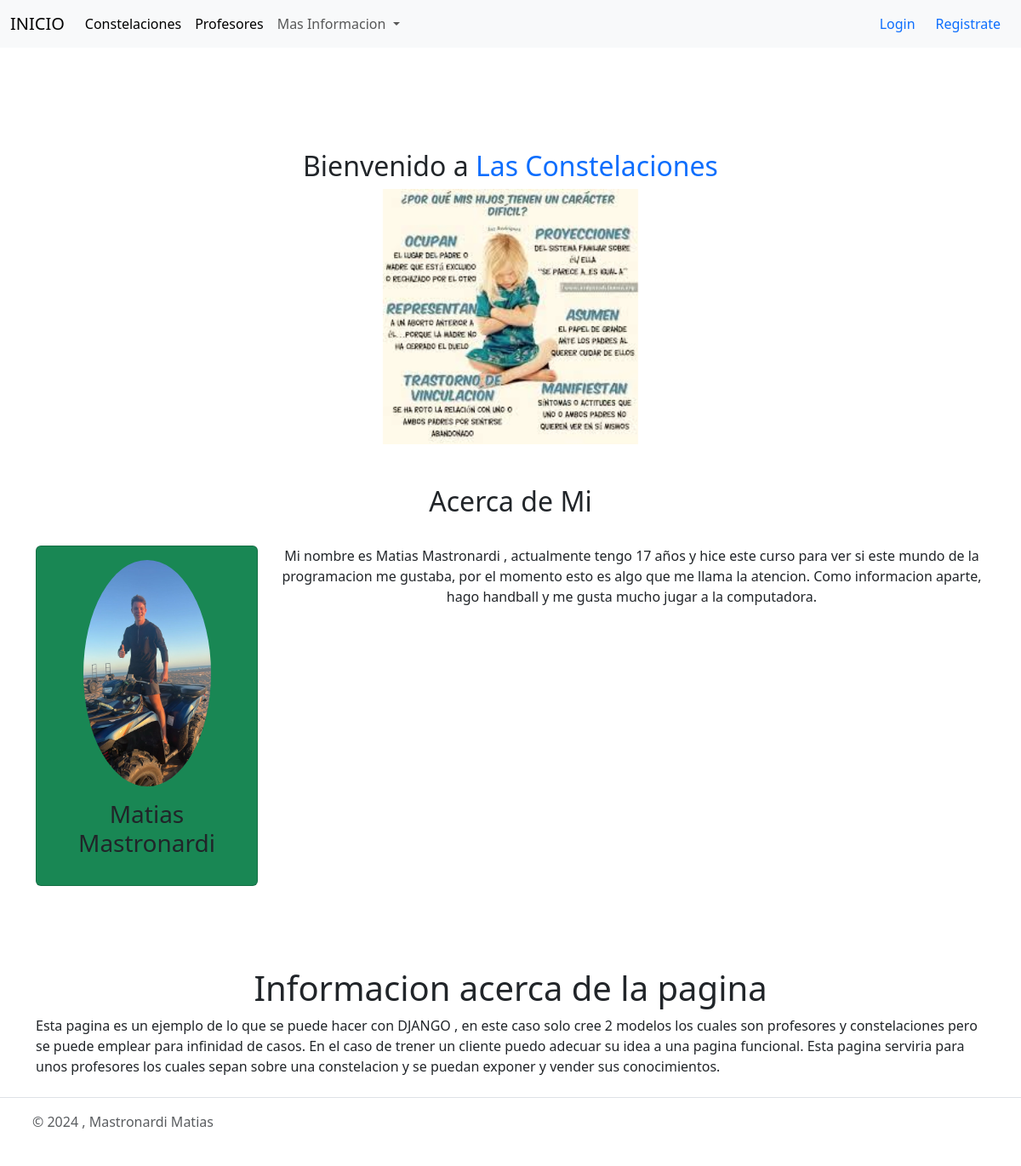
The app's page /, older data.
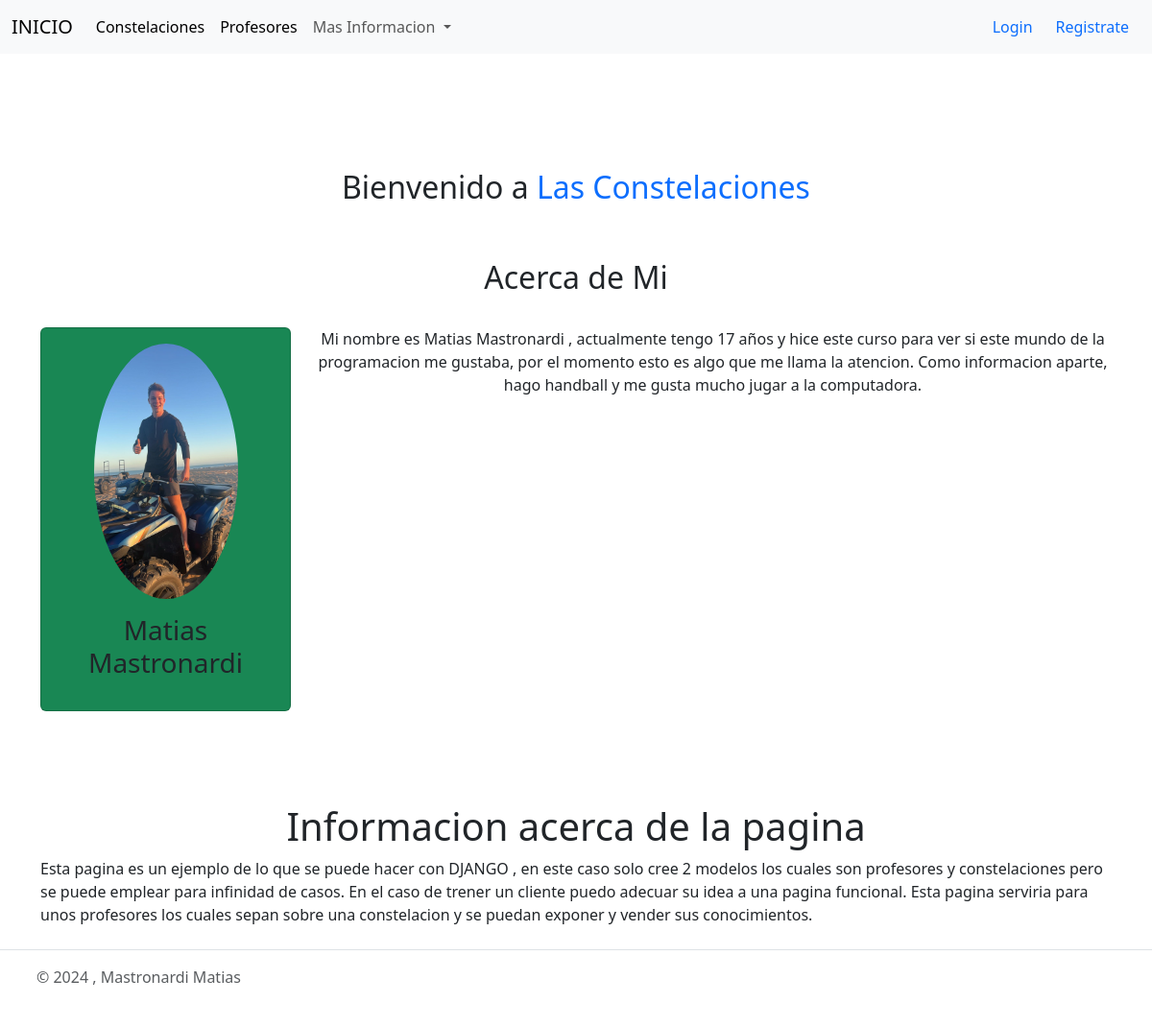
The same page, newer data.
### app/models.py (models this page shows, shortened)
class Constelaciones(models.Model):
    constelaciondisponibles = (
        ('Relación padres-hijos', 'relación padres-hijos'),
        ('Pareja', 'pareja'),
        ('Excluidos', 'excluidos'),
        ('Divorcios o separaciones', 'divorcios o separaciones'),
        ('Trabajo', 'trabajo'),
        ('Guerras', 'guerras'),
        ('Muertes tempranas', 'muertes tempranas'),
        ('otros', 'Otros'),
    )
    usuario = models.ForeignKey(User, on_delete=models.CASCADE, null=True, blank=True)
    titulo = models.CharField(max_length=200)
    constelacion = models.CharField(max_length=40, choices=constelaciondisponibles, default='Pareja')
    profesor = models.CharField(max_length=40)
    descripcion = models.TextField(null=True, blank=True)
    precio = models.DecimalField(max_digits=10, decimal_places=2)
    fechaPublicacion = models.DateTimeField(auto_now_add=True)
    telefonoContacto = models.IntegerField()
    emailContacto = models.EmailField()
    imagendeconstelacion = models.ImageField(null=True, blank=True, upload_to="imagenes/")
    class Meta:
        ordering = ['usuario', '-fechaPublicacion']

### app/views.py (the view)
# urls.py: path('' , iniciovista.as_view() , name= 'Inicio' ),
class iniciovista(TemplateView):
    template_name = "Inicio.html"
    def get_context_data(self, **kwargs):
        context = super().get_context_data(**kwargs)
        context['profesores'] = Profesores.objects.all()
        context['constelaciones'] = Constelaciones.objects.all()
        return context

### app/templates/Inicio.html (shortened to what this page needs)
{% extends 'Padre.html' %}
{% load static %}
{% block content %}
    <br>
    <br>
    <br>
    <section id="home" class="text-dark p-5 p-lg-0 pt-lg-5 text-center text-sm-start">
        <div class="container text-center">
            <div class="">
                <div>
                    <h2>Bienvenido a <span class="text-primary">Las Constelaciones</span></h2>
                </div>
            </div>
        </div>
    </section>
    <div class = "container " >
        <div id="carouselExample" class="carousel slide" data-bs-ride="carousel" >
            <div class="carousel-inner">
                {% for constelacion in constelaciones %}
                        {% if constelacion.imagendeconstelacion %}
                            <div class="carousel-item {% if forloop.first %}active{% endif %}">
                            <img src="{{ constelacion.imagendeconstelacion.url }}" class="d-block w-100 carousel-img" alt="">
                        {% endif %}
                    </div>
                {% endfor %}
            </div>
            <button class="carousel-control-prev" type="button" data-bs-target="#carouselExample" data-bs-slide="prev">
                <span class="carousel-control-prev-icon" aria-hidden="true"></span>
            </button>
            <button class="carousel-control-next" type="button" data-bs-target="#carouselExample" data-bs-slide="next">
                <span class="carousel-control-next-icon" aria-hidden="true"></span>
            </button>
        </div>
    </div>
    <br>
<br>
    <div class="container">
       <h2 class="text-center text-dark">
           Acerca de Mi
       </h2>
       <br>
       <div class="row g-4">
           <div class="col-md-6 col-lg-3">
               <div class="card bg-success">
                    <div class="card-body text-center">
                        <img src="{% static 'imagenes/fotoyo.jpg' %}" class="rounded-circle mb-3" width="150px">
                    <h3 class="card-title mb-3">Matias Mastronardi</h3>
                    </div>
               </div>
           </div>
           <div class="col">
            <div class="">
                 <div class="text-center">
                    <p>Mi nombre es Matias Mastronardi , actualmente tengo 17 años y hice este curso para ver si este mundo de la programacion me gustaba, por el momento esto es algo que me llama la atencion. Como informacion aparte, hago handball y me gusta mucho jugar a la computadora.</p>
                 </div>
            </div>
        </div>
       </div>
    </div>
    <br>
    <br>
    <br>
    <br>
    <center> <h1 class = "title"> Informacion acerca de la pagina </h1> </center>
<div class = "container">
    <P>Esta pagina es un ejemplo de lo que se puede hacer con DJANGO , en este caso solo cree 2 modelos los cuales son profesores y constelaciones pero se puede emplear para infinidad de casos. En el caso de trener un cliente puedo adecuar su idea a una pagina funcional.
        Esta pagina serviria para unos profesores los cuales sepan sobre una constelacion y se puedan exponer y vender sus conocimientos.
    </P>
</DIV>
{% endblock %}

Row changes from the older to the newer data that the page shows:
removed Constelaciones: imagendeconstelacion (picture)
